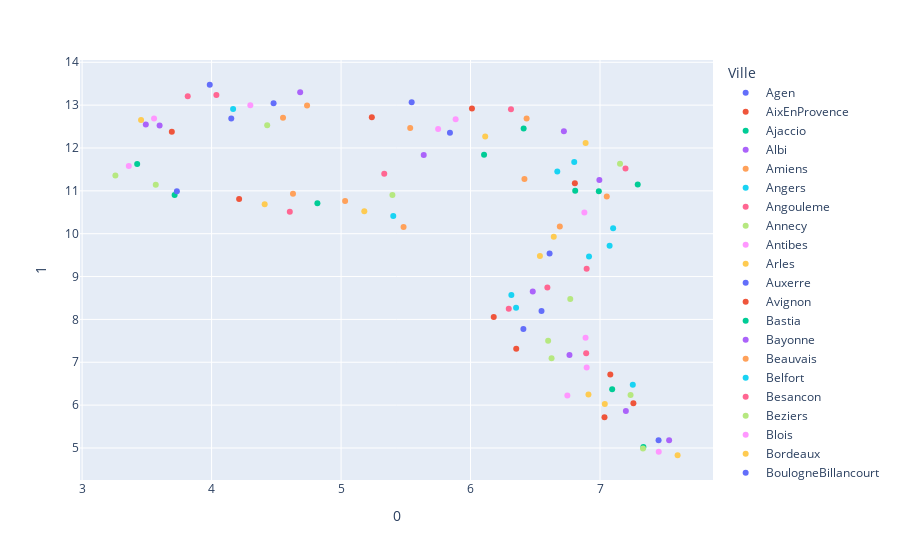
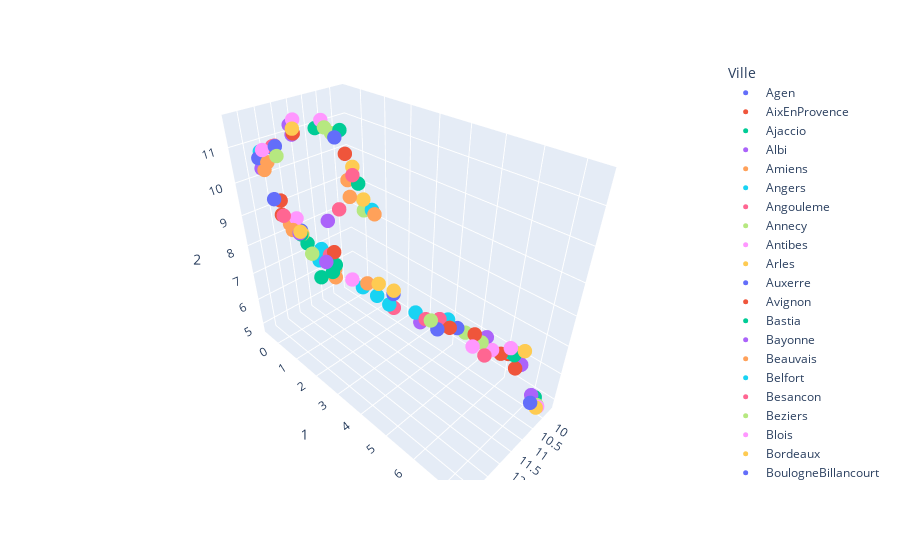

Notebook code cell kept with these figures, in order:
### Markdown cell above
Projections avec UMAP
Tout comme t-SNE, UMAP est une réduction de dimensionnalité spécialement conçue pour visualiser des données complexes dans de faibles dimensions (2D ou 3D). À mesure que le nombre de points de données augmente, UMAP devient plus efficace en termes de temps par rapport à TSNE.
Dans l’exemple ci-dessous, nous voyons à quel point il est facile d’utiliser UMAP en remplacement de scikit-learn.manifold.TSNE

### Code cell
from umap import UMAP
import plotly.express as px


features = df.loc[:,'Chomage':'AttiranceActifs']

umap_2d = UMAP(n_components=2, init='random', random_state=0)
umap_3d = UMAP(n_components=3, init='random', random_state=0)

proj_2d = umap_2d.fit_transform(features)
proj_3d = umap_3d.fit_transform(features)

fig_2d = px.scatter(
    proj_2d, x=0, y=1,
    color=df.Ville, labels={'color': 'Ville'}
)
fig_3d = px.scatter_3d(
    proj_3d, x=0, y=1, z=2,
    color=df.Ville, labels={'color': 'Ville'}
)
fig_3d.update_traces(marker_size=5)

fig_2d.show()
fig_3d.show()
